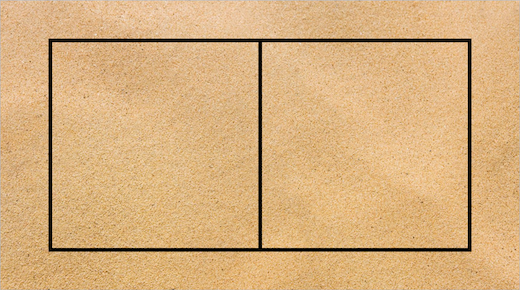
#> input picture assets/court_sand.png, 520 x 290 px
$ python -i utils.py   (imports and definitions only)
#> lines starting #> are read from the running program, lines starting #| are printed output that depends on the picture
#> further down, picture is the input picture: shape (290, 520, 3); mean B, G, R 126.1, 176, 215.4
import cv2
from math import ceil, fabs

def isSand(r,g,b):
    h,s,v = rgb_to_hsv(r,g,b)
    return fabs(h-42) < 5 and fabs(s-18) < 20

def isLine(r,g,b):
    h,s,v = rgb_to_hsv(r,g,b)
    return fabs(h-355) < 5

def isInField(r,g,b):
    h,s,v = rgb_to_hsv(r,g,b)
    return fabs(h-42) < 10 and fabs(s-18) < 50

# [66 lines left out: functions rgb_to_hsv, imageColorClustering, removeStands, not called in this run]

def equalize_color(img):
    img_ycrcb = cv2.cvtColor(img, cv2.COLOR_BGR2YCR_CB)
#> img_ycrcb: shape (290, 520, 3); mean of channels 0, 1, 2 182.1, 151.8, 96.4

    img_ycrcb[:, :, 0] = cv2.equalizeHist(img_ycrcb[:, :, 0])
#> img_ycrcb: shape (290, 520, 3); mean of channels 0, 1, 2 128.4, 151.8, 96.4

    img_equalized = cv2.cvtColor(img_ycrcb, cv2.COLOR_YCR_CB2BGR)
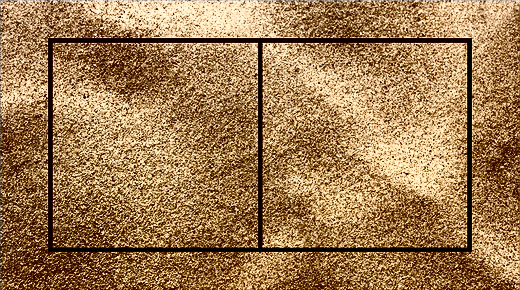
#> img_equalized: shape (290, 520, 3); mean B, G, R 78.9, 122.3, 159.5

    return img_equalized

>>> import cv2
>>> picture = cv2.imread('assets/court_sand.png')
>>> result = equalize_color(picture)
